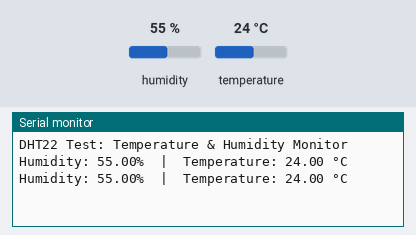
The sketch below on a simulated Arduino Uno, built with avr-gcc and run on an emulated ATmega328P. Parts: the last lines printed to the serial monitor. Inputs (shaded band) come from the test bench; at power-on: humidity 55 %, temperature 24 °C.

Above: at 4.8 s.
4.9 s: humidity set to 22 %
At 6.4 s:
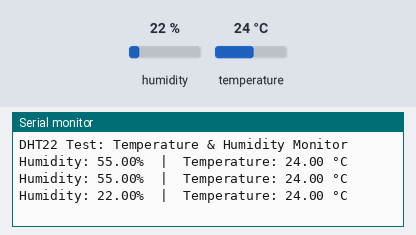
7.9 s: temperature set to 12 °C
At 9.4 s:
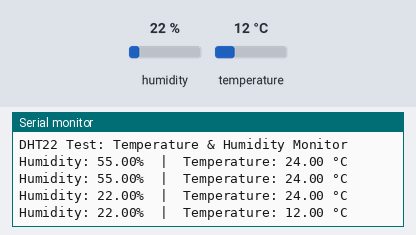
10.9 s: humidity set to 40 %
At 12.9 s:
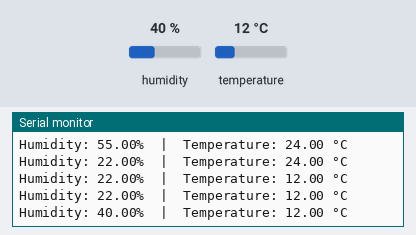
Timing chart, 0 to 14.4 s (numbered marks = the images above; inputs shaded):
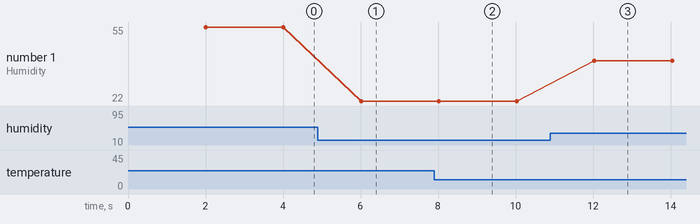

The sketch:

sketch.ino
```cpp
// Include the DHT sensor library
#include "DHT.h"

// Define the pin the DHT22 data pin is connected to
#define DHTPIN 2

// Define the type of DHT sensor we are using (DHT22)
#define DHTTYPE DHT22

// Initialize the DHT sensor object
DHT dht(DHTPIN, DHTTYPE);

void setup() {
  // Start serial communication at 9600 bits per second
  Serial.begin(9600);
  Serial.println("DHT22 Test: Temperature & Humidity Monitor");

  // Initialize the sensor
  dht.begin();
}

void loop() {
  // Wait a couple of seconds between measurements
  delay(2000);

  // Read humidity from the sensor
  float humidity = dht.readHumidity();
  // Read temperature in Celsius
  float temperature = dht.readTemperature();

  // Check if any reads failed and exit early to try again
  if (isnan(humidity) || isnan(temperature)) {
    Serial.println("Failed to read from DHT sensor!");
    return;
  }

  // Print the readings to the Serial Monitor
  Serial.print("Humidity: ");
  Serial.print(humidity);
  Serial.print("%  |  ");
  Serial.print("Temperature: ");
  Serial.print(temperature);
  Serial.println(" °C");
}
```

Measured:
- after the input at 4.9 s, the serial monitor: prints a new line after 1.1 s (image 1)
- after the input at 7.9 s, the serial monitor: prints a new line after 0.13 s (image 2)
- after the input at 10.9 s, the serial monitor: prints a new line after 1.1 s (image 3)
- plotted number 1: 55 → 22 after the input at 4.9 s, 22 → 40 after the input at 10.9 s
